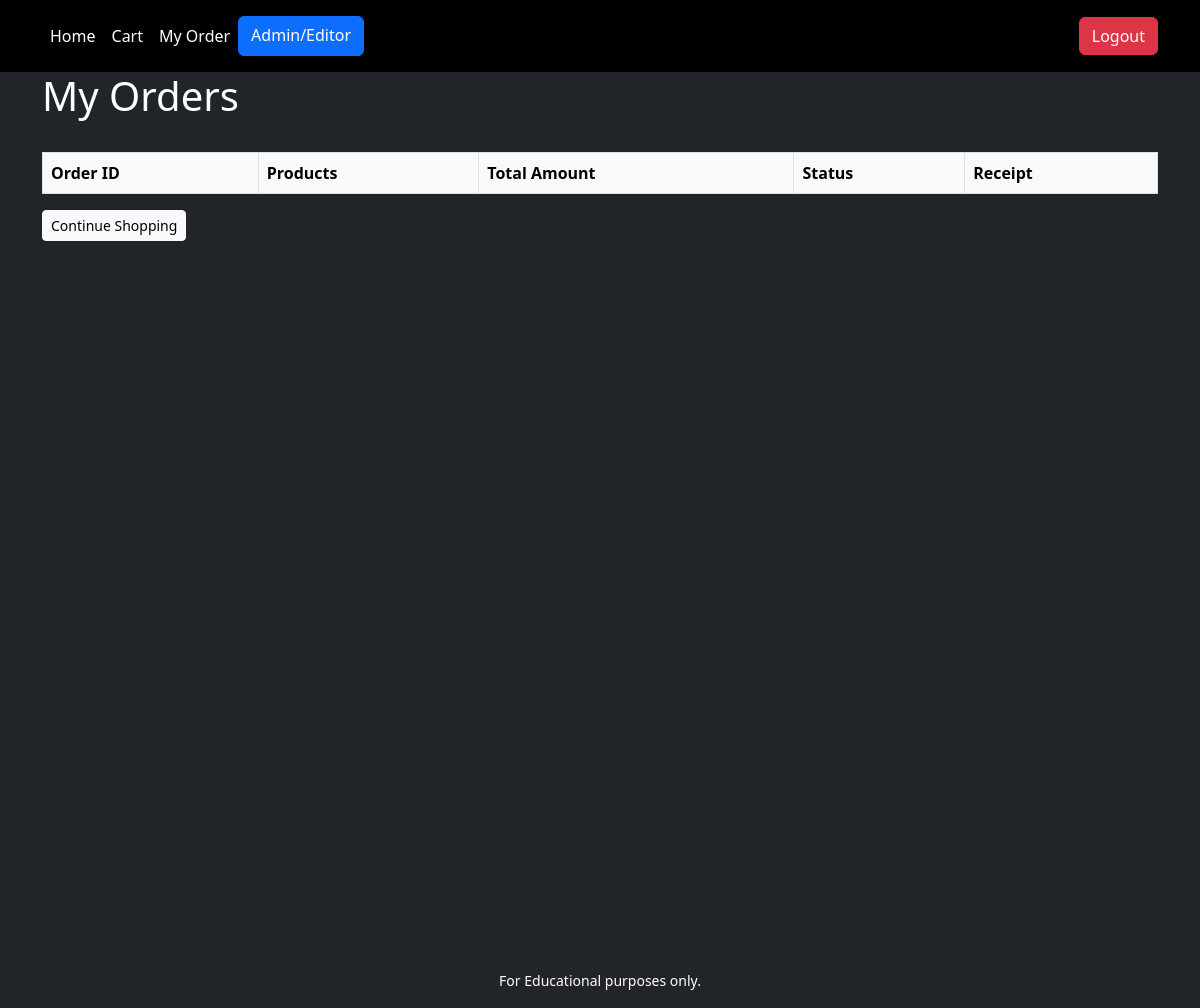
/my_orders (signed in), run on an earlier commit of the app's database.
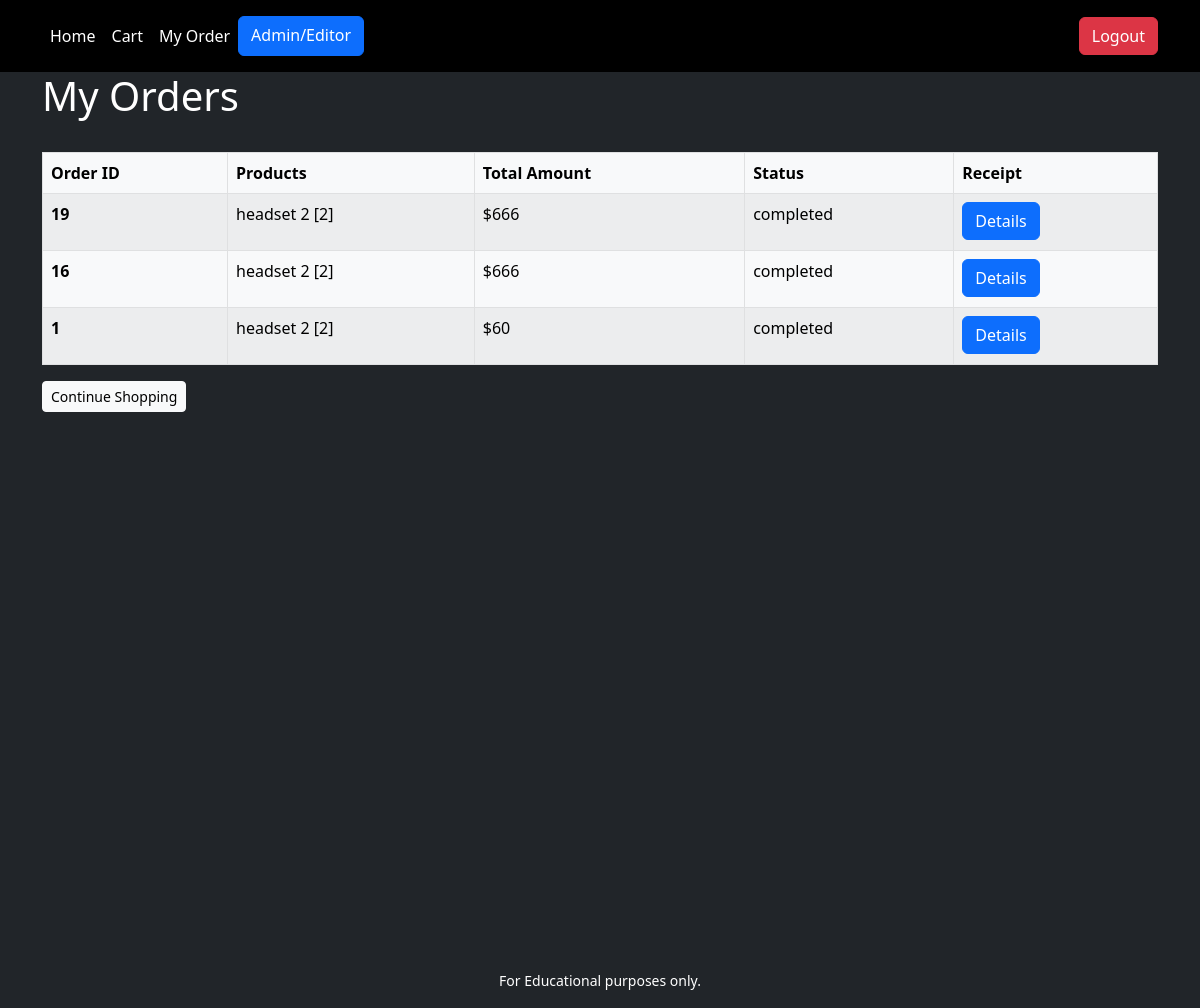
And on a later commit of the database.
### tables this page shows
CREATE TABLE `orders` (
  `id` int(11) NOT NULL AUTO_INCREMENT,
  `status` varchar(255) NOT NULL DEFAULT 'pending',
  `total_amount` int(11) NOT NULL DEFAULT 0,
  `created_at` timestamp NOT NULL DEFAULT current_timestamp() ON UPDATE current_timestamp(),
  `transaction_id` text NOT NULL,
  `user_id` int(11) NOT NULL,
  PRIMARY KEY (`id`),
  KEY `user_id` (`user_id`),
  CONSTRAINT `orders_ibfk_1` FOREIGN KEY (`user_id`) REFERENCES `users` (`id`)
);

CREATE TABLE `orders_products` (
  `id` int(11) NOT NULL AUTO_INCREMENT,
  `order_id` int(11) NOT NULL,
  `product_id` int(11) NOT NULL,
  `quantity` int(11) NOT NULL,
  PRIMARY KEY (`id`),
  KEY `order_id` (`order_id`),
  KEY `product_id` (`product_id`),
  CONSTRAINT `orders_products_ibfk_1` FOREIGN KEY (`order_id`) REFERENCES `orders` (`id`),
  CONSTRAINT `orders_products_ibfk_2` FOREIGN KEY (`product_id`) REFERENCES `products` (`id`)
);

CREATE TABLE `products` (
  `id` int(11) NOT NULL AUTO_INCREMENT,
  `product_name` varchar(255) NOT NULL,
  `image_url` text NOT NULL,
  `releasedate` varchar(255) NOT NULL,
  `price` varchar(255) NOT NULL,
  `description` varchar(255) NOT NULL,
  `status` varchar(255) NOT NULL DEFAULT 'pending',
  `user_id` int(11) NOT NULL,
  PRIMARY KEY (`id`),
  KEY `user_id` (`user_id`),
  CONSTRAINT `products_ibfk_1` FOREIGN KEY (`user_id`) REFERENCES `users` (`id`)
);

### includes/class-db.php (called while the page is built, shortened)
<?php
class DB
{
    private $db;
    public function __construct()
    {
        try{
            $this->db = new PDO(
                'mysql:host=devkinsta_db;dbname=Final_project',
                'root',
                '4JqGyoVdUoAAEJxU'
            );
        }catch( PDOException $error ){
            die( "Database connection failed" );
        }
    }
    public static function connect()
    {
        return new self();
    }
    public function select( $sql, $data = [],$is_list = false)
    {
        $statement = $this->db->prepare( $sql );
        $statement->execute($data);
        if ( $is_list ){
            return $statement->fetchAll(PDO::FETCH_ASSOC);
        }else{
            return $statement->fetch(PDO::FETCH_ASSOC);
        }
    }
}

### includes/class-order.php (called while the page is built, shortened)
<?php
class ORDERS
{
     public function listOrders( $user_id )
     {
        return DB::connect()->select(
            'SELECT * FROM orders
            WHERE user_id = :user_id
            ORDER BY id DESC',
        [
            'user_id' => $user_id
        ],true);
     }
      public function listProductsinOrder( $order_id )
      {
        return DB::connect()->select(
            'SELECT
            products.id,
            products.product_name,
            orders_products.order_id,
            orders_products.quantity
            FROM orders_products
            JOIN products
            ON orders_products.product_id = products.id
            WHERE order_id = :order_id',
        [
            'order_id' => $order_id
        ],true);
      }
}

### views/my_orders.php (the view, shortened to what this page needs)
<?php
    $orders = new ORDERS();
    $user_id = $_SESSION['user']['id'];
    require dirname(__DIR__) . '/parts/header.php';
?>
<section class="bg-dark vh-100">
    <div class="min-vh-100 container">
        <div class="d-flex justify-content-between align-items-center mb-4">
            <h1 class="h1 text-white">My Orders</h1>
        </div>
        <table class="table table-hover table-bordered table-striped table-light">
            <thead>
                <tr>
                    <th scope="col">Order ID</th>
                    <th scope="col">Products</th>
                    <th scope="col">Total Amount</th>
                    <th scope="col">Status</th>
                    <th scope="col">Receipt</th>
                </tr>
            </thead>
            <tbody>
                <?php foreach( $orders->listOrders( $user_id ) as $order ) : ?>
                <tr>
                    <th scope="row"><?php echo $order['id']; ?></th>
                    <td>
                        <?php foreach($orders->listProductsinOrder( $order['id'] ) as $product ): ?>
                        <ul class="list-unstyled">
                            <li>
                                <?php echo $product['product_name']; ?>
                                [<?php echo $product['quantity']; ?>]
                            </li>
                        </ul>
                        <?php endforeach; ?>
                    </td>
                    <td>$<?php echo $order['total_amount']; ?></td>
                    <td><?php echo $order['status']; ?></td>
                    <th scope="col">
                        <form action="">
                            <button type="button" class="btn btn-primary" data-bs-toggle="modal"
                                data-bs-target="#exampleModal-<?php echo $order['id']; ?>"
                                <?php echo ( $order['status'] === 'failed' ? 'hidden' : '' ); ?>
                                <?php echo ( $order['status'] === 'pending' ? 'hidden' : '' ); ?>>Details
                            </button>
                        </form>
                    </th>
                </tr>
                <?php endforeach; ?>
            </tbody>
        </table>
        <div class="d-flex justify-content-between align-items-center my-3">
            <a href="/" class="btn btn-light btn-sm">Continue Shopping</a>
        </div>
    </div>
</section>
<?php
    require dirname(__DIR__) . '/parts/footer.php';
?>

What changed in the data, as far as the page shows it:
added orders: id "19", total_amount "666", status "completed"
added orders_products: product.product_name "headset 2", quantity "2", shown under "19"
added orders: id "16", total_amount "666", status "completed"
added orders_products: product.product_name "headset 2", quantity "2", shown under "16"
added orders: id "1", total_amount "60", status "completed"
added orders_products: product.product_name "headset 2", quantity "2", shown under "1"
